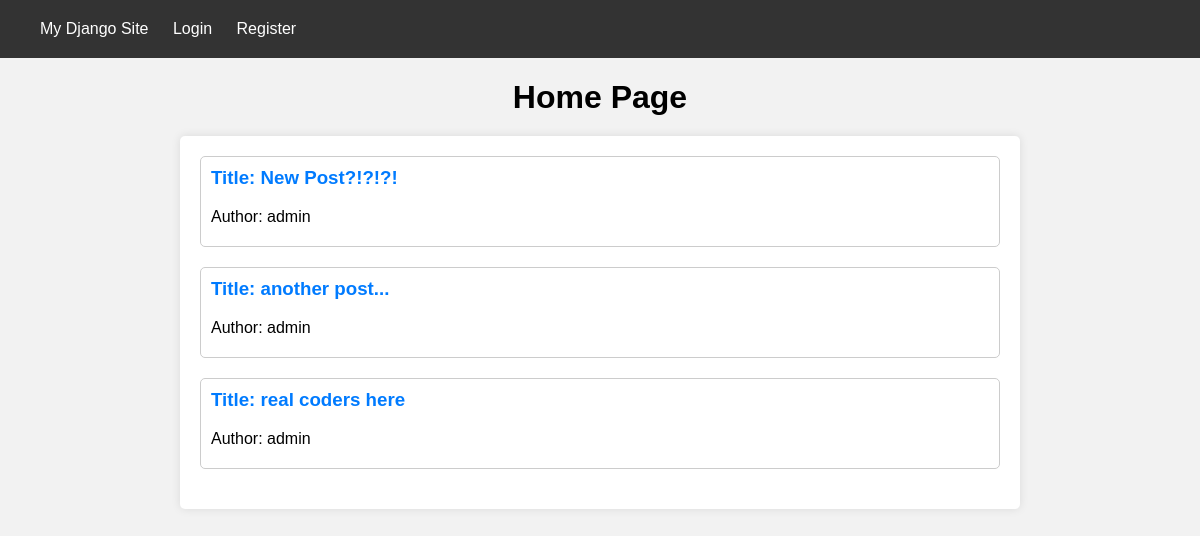
The page / on the database its author committed.
### forum/models.py (models this page shows, shortened)
class Post(models.Model):
    author = models.ForeignKey(User, on_delete=models.CASCADE, default=1)
    title = models.CharField(max_length=100)
    theme = models.ForeignKey(Theme, on_delete=models.PROTECT)
    content = models.TextField()
    created_at = models.DateTimeField(auto_now_add=True)
    updated_at = models.DateTimeField(auto_now=True)

### forum/views.py (the view)
# urls.py: path('', views.home, name='home'),
def home(request):
    posts = Post.objects.all()
    return render(request, 'home.html', {'posts': posts})

### forum/templates/home.html
{% extends 'base.html' %}
{% block content %}
  <h1>Home Page</h1>
  <div class="post-list">
    {% for post in posts %}
      <div class="post">
        <h3><a href="{% url 'posts' post_id=post.id %}">Title: {{post.title}}</a></h3>
        <p>Author: {{ post.author }}</p>
      </div>
    {% endfor %}
  </div>
{% endblock %}

### accounts/static/css/style.css (style rules this page uses)
body { font-family: Arial, sans-serif; background-color: #f2f2f2; margin: 0; padding: 0; }
h1 { text-align: center; margin-bottom: 20px; }
p { margin-top: 15px; }
a { color: #007bff; text-decoration: none; }
.post-list { max-width: 800px; margin: 20px auto; padding: 20px; background-color: #fff; border-radius: 5px; box-shadow: 0 0 10px rgba(0, 0, 0, 0.1); }
.post { margin-bottom: 20px; padding: 10px; border: 1px solid #ccc; border-radius: 5px; }
.post h3 { margin-top: 0; }
.post p { margin-bottom: 10px; }

### rows shown on the page
Post: title "New Post?!?!?!", author "admin"
Post: title "another post...", author "admin"
Post: title "real coders here", author "admin"
